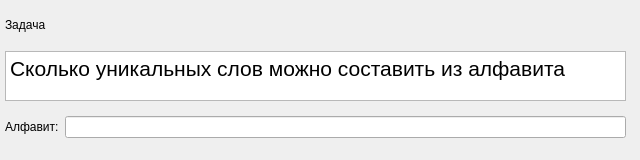
           <widget class="QWidget" name="permutation">
            <widget class="QWidget" name="verticalLayoutWidget_3">
             <property name="geometry">
              <rect>
               <x>0</x>
               <y>0</y>
               <width>631</width>
               <height>151</height>
              </rect>
             </property>
             <layout class="QVBoxLayout" name="verticalLayout_3">
              <property name="sizeConstraint">
               <enum>QLayout::SetNoConstraint</enum>
              </property>
              <property name="leftMargin">
               <number>5</number>
              </property>
              <property name="topMargin">
               <number>5</number>
              </property>
              <property name="rightMargin">
               <number>5</number>
              </property>
              <property name="bottomMargin">
               <number>5</number>
              </property>
              <item>
               <widget class="QLabel" name="task_label">
                <property name="text">
                 <string>Задача</string>
                </property>
               </widget>
              </item>
              <item>
               <widget class="QTextBrowser" name="task_text">
                <property name="maximumSize">
                 <size>
                  <width>16777215</width>
                  <height>50</height>
                 </size>
                </property>
                <property name="html">
                 <string>&lt;!DOCTYPE HTML PUBLIC &quot;-//W3C//DTD HTML 4.0//EN&quot; &quot;http://www.w3.org/TR/REC-html40/strict.dtd&quot;&gt;
&lt;html&gt;&lt;head&gt;&lt;meta name=&quot;qrichtext&quot; content=&quot;1&quot; /&gt;&lt;style type=&quot;text/css&quot;&gt;
p, li { white-space: pre-wrap; }
&lt;/style&gt;&lt;/head&gt;&lt;body style=&quot; font-family:'Ubuntu'; font-size:16pt; font-weight:400; font-style:normal;&quot;&gt;
&lt;p style=&quot; margin-top:0px; margin-bottom:0px; margin-left:0px; margin-right:0px; -qt-block-indent:0; text-indent:0px;&quot;&gt;Сколько уникальных слов можно составить из алфавита&lt;/p&gt;&lt;/body&gt;&lt;/html&gt;</string>
                </property>
               </widget>
              </item>
              <item>
               <layout class="QFormLayout" name="formLayout_5">
                <property name="formAlignment">
                 <set>Qt::AlignCenter</set>
                </property>
                <item row="0" column="1">
                 <widget class="QLineEdit" name="alphabet_input"/>
                </item>
                <item row="0" column="0">
                 <widget class="QLabel" name="alphabet_label">
                  <property name="text">
                   <string>Алфавит:</string>
                  </property>
                 </widget>
                </item>
               </layout>
              </item>
             </layout>
            </widget>
           </widget>
